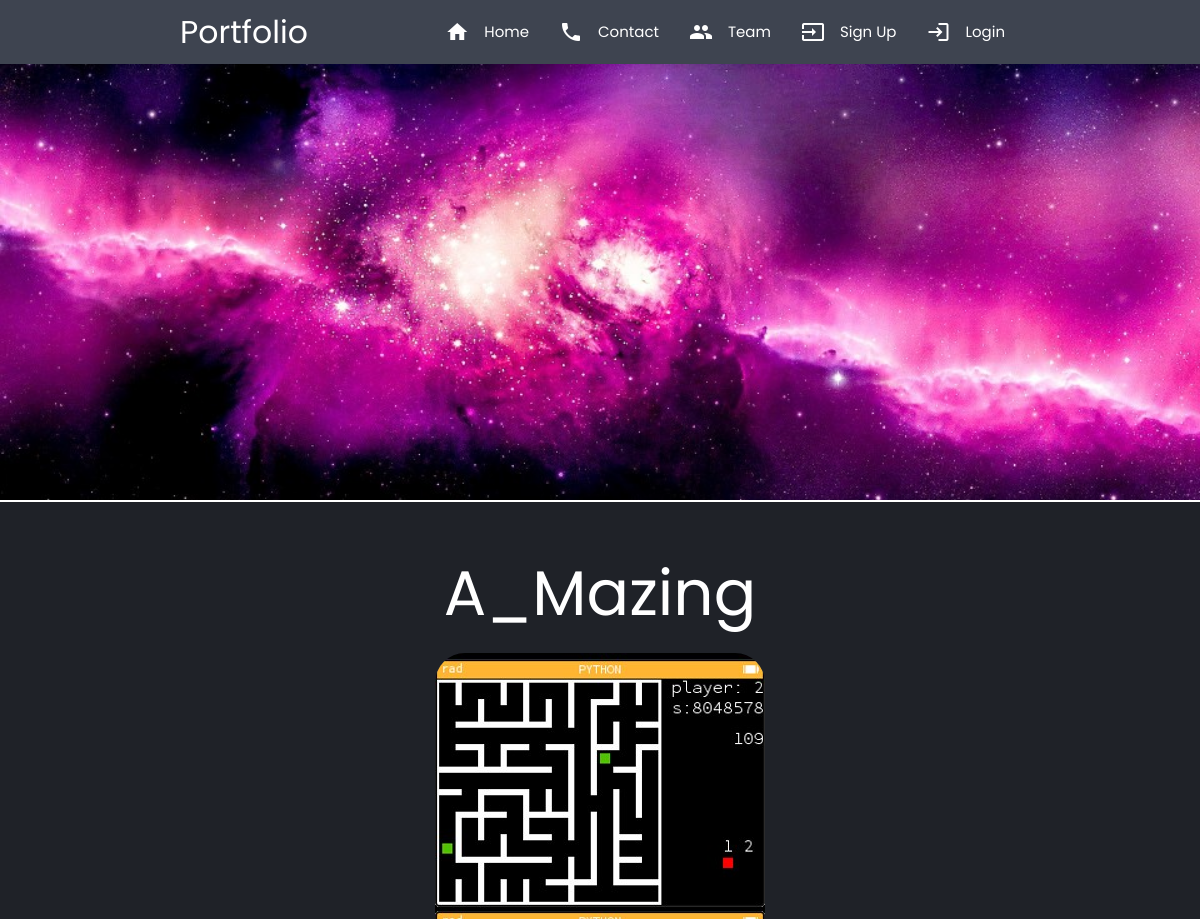
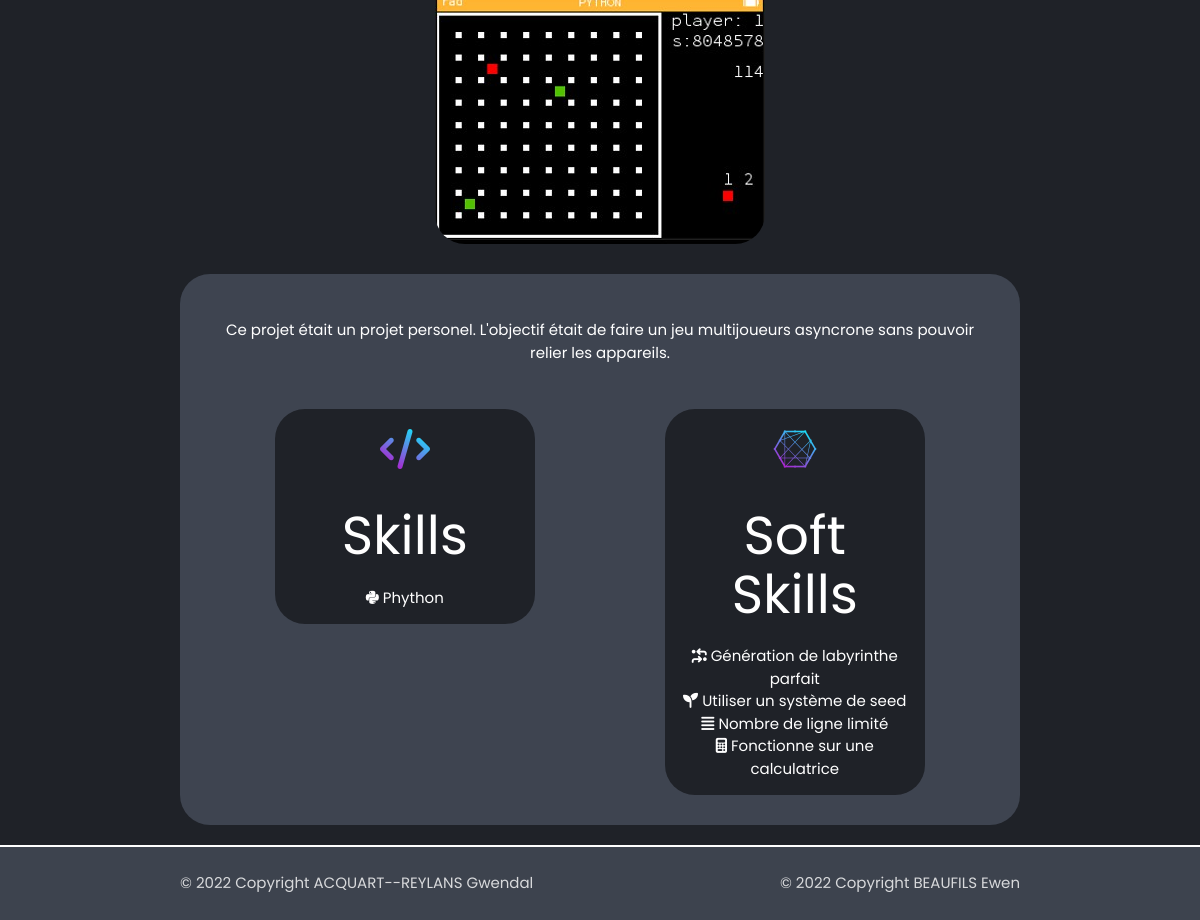
The app's page /project.php?id=4 with its own data (2 pictures, top to bottom).
### tables this page shows
CREATE TABLE `projects` (
  `id` int(11) NOT NULL,
  `id_user` int(11) NOT NULL,
  `img_carousel` varchar(100) NOT NULL,
  `img_pres` varchar(100) NOT NULL,
  `title` varchar(50) NOT NULL,
  `description` varchar(1000) NOT NULL
);

CREATE TABLE `skills` (
  `id` int(11) NOT NULL,
  `title` varchar(500) NOT NULL,
  `icone` varchar(500) NOT NULL,
  `soft` tinyint(1) NOT NULL DEFAULT '0'
);

### project.php (the view, shortened to what this page needs)
<?php require_once "action/config.php"; ?><?php
include 'include.php';
$sql = "SELECT p.title, p.description , p.img_carousel, p.img_pres FROM projects as p join users as u on u.id = p.id_user where u.as_portfolio = 1 and p.id = :id";
$dataBinded=array(
    ':id'   => $_GET['id']
);
$pre = $pdo->prepare($sql);
$pre->execute($dataBinded);
$projects = $pre->fetch(PDO::FETCH_ASSOC);
$sql = "SELECT  * FROM skills WHERE soft = 0";
$pre = $pdo->prepare($sql);
$pre->execute();
$skills = $pre->fetchAll(PDO::FETCH_ASSOC);
$sql = "SELECT  * FROM skills WHERE soft = 1";
$pre = $pdo->prepare($sql);
$pre->execute();
$softSkills = $pre->fetchAll(PDO::FETCH_ASSOC);
?>
    <div class="section">
      <div class="container">
        <h1 class="center animate__animated animate__rubberBand"><?= $projects["title"]?></h1>
        <img class="responsive-img center-box border-radius animate__animated animate__bounceIn" src="<?= $projects["img_pres"]?>" alt="Image du site Pac Man">
        <div class="row color perso-2 border-radius project-skill">
        <p class="col s12 center"><?= $projects["description"] ?></p>
        <div class="col s12 m4 offset-m1 center color perso-1 border-radius">
            <i class="fa-solid fa-code project-icons"></i>
            <h2 class="animate__animated animate__bounceInLeft">Skills</h2>
            <ul>
            <?php foreach( $skills as $skill) {
                $sql = "SELECT * FROM skills_projects WHERE id_skills=:id_skills AND id_projects=:id";
                $dataBinded=array(
                    ':id'   => $_GET['id'],
                    ':id_skills'   => $skill['id']
                );
                $pre = $pdo->prepare($sql);
                $pre->execute($dataBinded);
                $lien = $pre->fetchAll(PDO::FETCH_ASSOC);
                if (count($lien)>0) {
                ?>
                <li class="animate__animated animate__bounceInLeft"><i class="<?= $skill["icone"]?>"></i> <?= $skill["title"]?></li>
                <?php }} ?>
            </ul>
        </div>
        <div class="col s12 m4 offset-m2 center color perso-1 border-radius">
            <i class="fa-brands fa-connectdevelop project-icons"></i>
            <h2 class="animate__animated animate__bounceInRight">Soft Skills</h2>
            <ul>
                <?php foreach( $softSkills as $softSkill) {
                $sql = "SELECT * FROM skills_projects WHERE id_skills=:id_skills AND id_projects=:id";
                $dataBinded=array(
                    ':id'   => $_GET['id'],
                    ':id_skills'   => $softSkill['id']
                );
                $pre = $pdo->prepare($sql);
                $pre->execute($dataBinded);
                $lien = $pre->fetchAll(PDO::FETCH_ASSOC);
                if (count($lien)>0) {
                ?>
                    <li class="animate__animated animate__bounceInRight"><i class="<?= $softSkill["icone"]?>"></i> <?= $softSkill["title"]?></li>
                <?php }} ?>
            </ul>
        </div>
        </div>
        </div>
    </div>

### css/style.css (style rules this page uses)
.color.perso-1 { background-color: #1F2228; }
.color.perso-2 { background-color: #3E4450; }
.border-radius { border-radius: 30px; overflow: hidden; }
img.border-radius { padding: 0px !important; }
.center-box { margin-left: auto !important; margin-right: auto !important; }
img { display: block; }
.project-icons { margin-top: 20px; font-size: 40px; background: linear-gradient(29deg, #c800c8 0%, cyan 100%); -webkit-background-clip: text; -webkit-text-fill-color: transparent; }
.project-skill { margin-top: 30px; padding: 30px; }
.project-skill div { margin-top: 30px; }
html { scroll-behavior: smooth; }
body { color: white !important; font-family: Poppins !important; }
.section { border-top: 2px white solid; border-bottom: 2px white solid; padding-bottom: 0px; }

### records on screen
projects: title "A_Mazing", img_pres (picture), description "Ce projet était un projet personel. L'objectif était de faire un jeu multijoueurs asyncrone sans pouvoir relier les appareils."
skills: title "Phython"
skills: title "Génération de labyrinthe parfait"
skills: title "Utiliser un système de seed"
skills: title "Nombre de ligne limité"
skills: title "Fonctionne sur une calculatrice"
